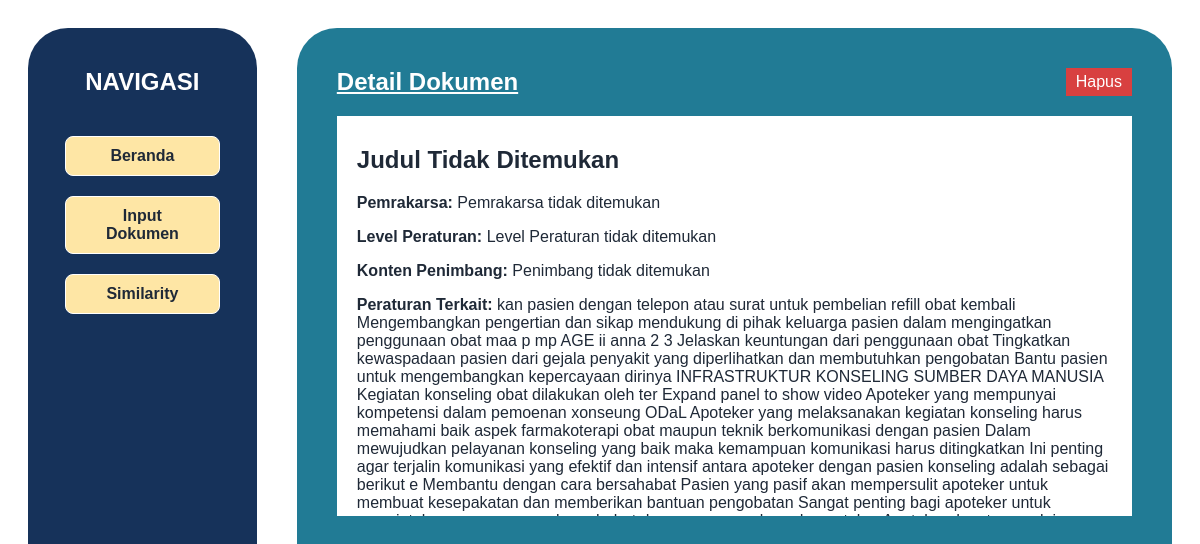
/document/16/, run on the app's committed database.
### documents/models.py (models this page shows, shortened)
class Document(models.Model):
    title = models.CharField(max_length=255)
    pemrakarsa = models.TextField()
    level_peraturan = models.TextField()
    konten_penimbang = models.TextField()
    peraturan_terkait = models.TextField()
    konten_peraturan = models.TextField()
    kategori_peraturan = models.TextField()
    topik_peraturan = models.TextField()
    struktur_peraturan = models.TextField()

### documents/views.py (the view)
# urls.py: path('document/<int:doc_id>/', views.view_document, name='view_document'),
def view_document(request, doc_id):
    doc = Document.objects.get(id=doc_id)
    return render(request, "view_document.html", {'doc': doc})

### templates/view_document.html (shortened to what this page needs)
{% extends 'base.html' %} {% block content %}
<div id="content-detail">
  <div id="content-detail-heading">
    <div id="content-detail-subheading">Detail Dokumen</div>
    <form
      id="delete-form-{{ doc.id }}"
      method="POST"
      action="{% url 'delete_document' doc_id=doc.id %}"
    >
      <button class="content-saved-delete" type="submit" name="delete">
        Hapus
      </button>
    </form>
  </div>
  <div id="content-detail-list">
    <h2>{{ doc.title }}</h2>
    <p><strong>Pemrakarsa:</strong> {{ doc.pemrakarsa }}</p>
    <p><strong>Level Peraturan:</strong> {{ doc.level_peraturan }}</p>
    <p><strong>Konten Penimbang:</strong> {{ doc.konten_penimbang }}</p>
    <p><strong>Peraturan Terkait:</strong> {{ doc.peraturan_terkait }}</p>
  </div>
</div>
{% endblock %}

### static/global.css (style rules this page uses)
* { box-sizing: border-box; }
body { color: #1f2937; padding: 20px; font-family: Arial, sans-serif; }

### static/home.css (style rules this page uses)
.content-saved-delete { background-color: #d84040; color: white; padding: 5px 10px; text-decoration: none; cursor: pointer; display: inline-block; border: none; font-size: 1rem; }

### static/detail.css (style rules this page uses)
#content-detail { padding: 40px; }
#content-detail-heading { display: flex; gap: 16px; align-items: center; margin-bottom: 20px; justify-content: space-between; }
#content-detail-subheading { font-size: 1.5rem; font-weight: bold; text-decoration: underline; color: white; }
#content-detail-list { background-color: white; padding: 10px 20px; overflow-y: auto; max-height: 400px; }

### data on the page
Document: title "Judul Tidak Ditemukan", pemrakarsa "Pemrakarsa tidak ditemukan", level_peraturan "Level Peraturan tidak ditemukan", konten_penimbang "Penimbang tidak ditemukan", peraturan_terkait "kan pasien dengan telepon atau surat untuk pembelian refill obat kembali Mengembangkan pengertian dan sikap mendukung di pihak keluarga pasien dalam mengingatkan penggunaan obat maa p mp AGE ii anna 2 3 Jelaskan keuntungan dari penggunaan obat Tingkatkan kewaspadaan pasien dari gejala penyakit yang diperlihatkan dan membutuhkan pengobatan Bantu pasien untuk mengembangkan kepercayaan dirinya INFRASTRUKTUR KONSELING SUMBER DAYA MANUSIA Kegiatan konseling obat dilakukan oleh ter Expand panel to show video Apoteker yang mempunyai kompetensi dalam pemoenan xonseung ODaL Apoteker yang melaksanakan kegiatan konseling harus memahami baik aspek farmakoterapi obat maupun teknik berkomunikasi dengan…"
